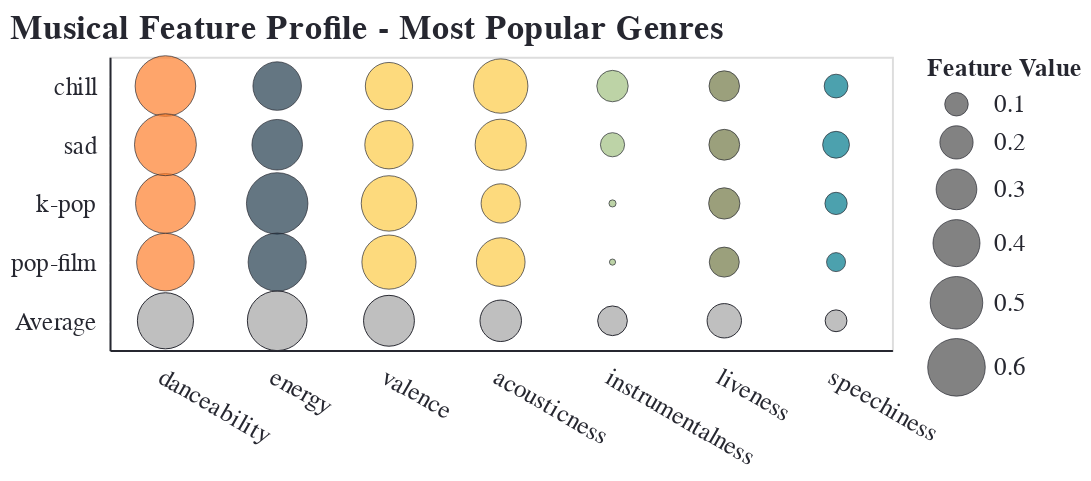

This figure's notebook cell:
### Code cell
# bubble chart
genres_of_interest = ['chill', 'sad', 'k-pop', 'pop-film']
features = ['danceability', 'energy', 'valence', 'acousticness', 'instrumentalness', 'liveness', 'speechiness']

feature_profile_df = data[data['track_genre'].isin(genres_of_interest)].groupby('track_genre')[features].mean().reset_index()
melted_features = feature_profile_df.melt(id_vars='track_genre', var_name='feature', value_name='value')

overall_means = data[features].mean().reset_index()
overall_means.columns = ['feature', 'mean_value']
overall_means['track_genre'] = 'Average'

genre_bubbles = alt.Chart(melted_features).mark_circle().encode(
    x=alt.X('feature:N', title=None, sort=features, axis=alt.Axis(labelAngle=30)),
    y=alt.Y('track_genre:N', title=None, sort=genres_of_interest),
    size=alt.Size('value:Q', scale=alt.Scale(range=[0, 1000]), legend=alt.Legend(title='Feature Value')),
    color=alt.Color('feature:N', legend=None),
    tooltip=[alt.Tooltip('track_genre:N', title='Genre'),
            alt.Tooltip('feature:N', title='Feature'),
            alt.Tooltip('value:Q', title='Value', format='.2f')]
)

mean_bubbles = alt.Chart(overall_means).mark_circle(
    color='gray',
    fillOpacity=0.5,
).encode(
    x=alt.X('feature:N', sort=features),
    y=alt.Y('track_genre:N', sort=genres_of_interest),
    size=alt.Size('mean_value:Q', scale=alt.Scale(range=[0, 1000]), legend=None),
    tooltip=[alt.Tooltip('mean_value:Q', title='Dataset Mean', format='.2f')]
)

# Combine the layers
final_chart_top = (genre_bubbles + mean_bubbles).properties(
    title='Musical Feature Profile - Most Popular Genres',
    width=400,
    height=150
)

final_chart_top

### Figure 1 — Vega-Lite specification as saved in the notebook (floating-point values rounded to 4 significant figures)
{"config": {"arc": {"fill": "#F63366"}, "area": {"fill": "#F63366"}, "circle": {"fill": "#F63366", "stroke": "#262730", "strokeWidth": 0.5}, "line": {"stroke": "#F63366"}, "path": {"stroke": "#F63366"}, "point": {"stroke": "#F63366"}, "rect": {"fill": "#F63366"}, "shape": {"stroke": "#F63366"}, "symbol": {"fill": "#F63366"}, "title": {"font": "IBM Plex Mono", "color": "#262730", "fontSize": 17.6, "anchor": "start"}, "subtitle": {"font": "IBM Plex Mono", "color": "#262730", "fontSize": 18, "anchor": "start"}, "axis": {"titleFont": "IBM Plex Mono", "titleColor": "#262730", "titleFontSize": 12.8, "labelFont": "IBM Plex Mono", "labelColor": "#262730", "labelFontSize": 12.8, "gridColor": "#f0f2f6", "domainColor": "#262730", "tickColor": "#fff"}, "header": {"labelFont": "IBM Plex Mono", "titleFont": "IBM Plex Mono", "labelFontSize": 16, "titleFontSize": 16}, "legend": {"titleFont": "IBM Plex Mono", "titleColor": "#262730", "titleFontSize": 12.8, "labelFont": "IBM Plex Mono", "labelColor": "#262730", "labelFontSize": 12.8}, "range": {"category": ["#fcca46", "#fe7f2d", "#233d4d", "#a1c181", "#717744", "#00798c"], "diverging": ["#850018", "#cd1549", "#f6618d", "#fbafc4", "#f5f5f5", "#93c5fe", "#5091e6", "#1d5ebd", "#002f84"], "heatmap": ["#ffb5d4", "#ff97b8", "#ff7499", "#fc4c78", "#ec245f", "#d2004b", "#b10034", "#91001f", "#720008"], "ramp": ["#ffb5d4", "#ff97b8", "#ff7499", "#fc4c78", "#ec245f", "#d2004b", "#b10034", "#91001f", "#720008"], "ordinal": ["#ffb5d4", "#ff97b8", "#ff7499", "#fc4c78", "#ec245f", "#d2004b", "#b10034", "#91001f", "#720008"]}}, "layer": [{"data": {"name": "data-f5371fcca5a84b5106228abc5afa647d"}, "mark": {"type": "circle"}, "encoding": {"color": {"field": "feature", "legend": null, "type": "nominal"}, "size": {"field": "value", "legend": {"title": "Feature Value"}, "scale": {"range": [0, 1000]}, "type": "quantitative"}, "tooltip": [{"field": "track_genre", "title": "Genre", "type": "nominal"}, {"field": "feature", "title": "Feature", "type": "nominal"}, {"field": "value", "format": ".2f", "title": "Value", "type": "quantitative"}], "x": {"axis": {"labelAngle": 30}, "field": "feature", "sort": ["danceability", "energy", "valence", "acousticness", "instrumentalness", "liveness", "speechiness"], "title": null, "type": "nominal"}, "y": {"field": "track_genre", "sort": ["chill", "sad", "k-pop", "pop-film"], "title": null, "type": "nominal"}}}, {"data": {"name": "data-e3d30fd7344116baf3e6418e6958f83b"}, "mark": {"type": "circle", "color": "gray", "fillOpacity": 0.5}, "encoding": {"size": {"field": "mean_value", "legend": null, "scale": {"range": [0, 1000]}, "type": "quantitative"}, "tooltip": [{"field": "mean_value", "format": ".2f", "title": "Dataset Mean", "type": "quantitative"}], "x": {"field": "feature", "sort": ["danceability", "energy", "valence", "acousticness", "instrumentalness", "liveness", "speechiness"], "type": "nominal"}, "y": {"field": "track_genre", "sort": ["chill", "sad", "k-pop", "pop-film"], "type": "nominal"}}}], "height": 150, "title": "Musical Feature Profile - Most Popular Genres", "width": 400, "$schema": "https://vega.github.io/schema/vega-lite/v5.20.1.json", "datasets": {"data-f5371fcca5a84b5106228abc5afa647d": [{"track_genre": "chill", "feature": "danceability", "value": 0.6645}, {"track_genre": "k-pop", "feature": "danceability", "value": 0.6462}, {"track_genre": "pop-film", "feature": "danceability", "value": 0.6006}, {"track_genre": "sad", "feature": "danceability", "value": 0.6923}, {"track_genre": "chill", "feature": "energy", "value": 0.4261}, {"track_genre": "k-pop", "feature": "energy", "value": 0.6843}, {"track_genre": "pop-film", "feature": "energy", "value": 0.6116}, {"track_genre": "sad", "feature": "energy", "value": 0.4626}, {"track_genre": "chill", "feature": "valence", "value": 0.4039}, {"track_genre": "k-pop", "feature": "valence", "value": 0.556}, {"track_genre": "pop-film", "feature": "valence", "value": 0.5306}, {"track_genre": "sad", "feature": "valence", "value": 0.4224}, {"track_genre": "chill", "feature": "acousticness", "value": 0.535}, {"track_genre": "k-pop", "feature": "acousticness", "value": 0.2792}, {"track_genre": "pop-film", "feature": "acousticness", "value": 0.4283}, {"track_genre": "sad", "feature": "acousticness", "value": 0.4741}, {"track_genre": "chill", "feature": "instrumentalness", "value": 0.1786}, {"track_genre": "k-pop", "feature": "instrumentalness", "value": 0.009196}, {"track_genre": "pop-film", "feature": "instrumentalness", "value": 0.006902}, {"track_genre": "sad", "feature": "instrumentalness", "value": 0.1056}, {"track_genre": "chill", "feature": "liveness", "value": 0.1684}, {"track_genre": "k-pop", "feature": "liveness", "value": 0.1776}, {"track_genre": "pop-film", "feature": "liveness", "value": 0.1631}, {"track_genre": "sad", "feature": "liveness", "value": 0.1717}, {"track_genre": "chill", "feature": "speechiness", "value": 0.1024}, {"track_genre": "k-pop", "feature": "speechiness", "value": 0.08993}, {"track_genre": "pop-film", "feature": "speechiness", "value": 0.06546}, {"track_genre": "sad", "feature": "speechiness", "value": 0.1305}], "data-e3d30fd7344116baf3e6418e6958f83b": [{"feature": "danceability", "mean_value": 0.5692, "track_genre": "Average"}, {"feature": "energy", "mean_value": 0.6439, "track_genre": "Average"}, {"feature": "valence", "mean_value": 0.4679, "track_genre": "Average"}, {"feature": "acousticness", "mean_value": 0.3112, "track_genre": "Average"}, {"feature": "instrumentalness", "mean_value": 0.1594, "track_genre": "Average"}, {"feature": "liveness", "mean_value": 0.2137, "track_genre": "Average"}, {"feature": "speechiness", "mean_value": 0.08603, "track_genre": "Average"}]}}
